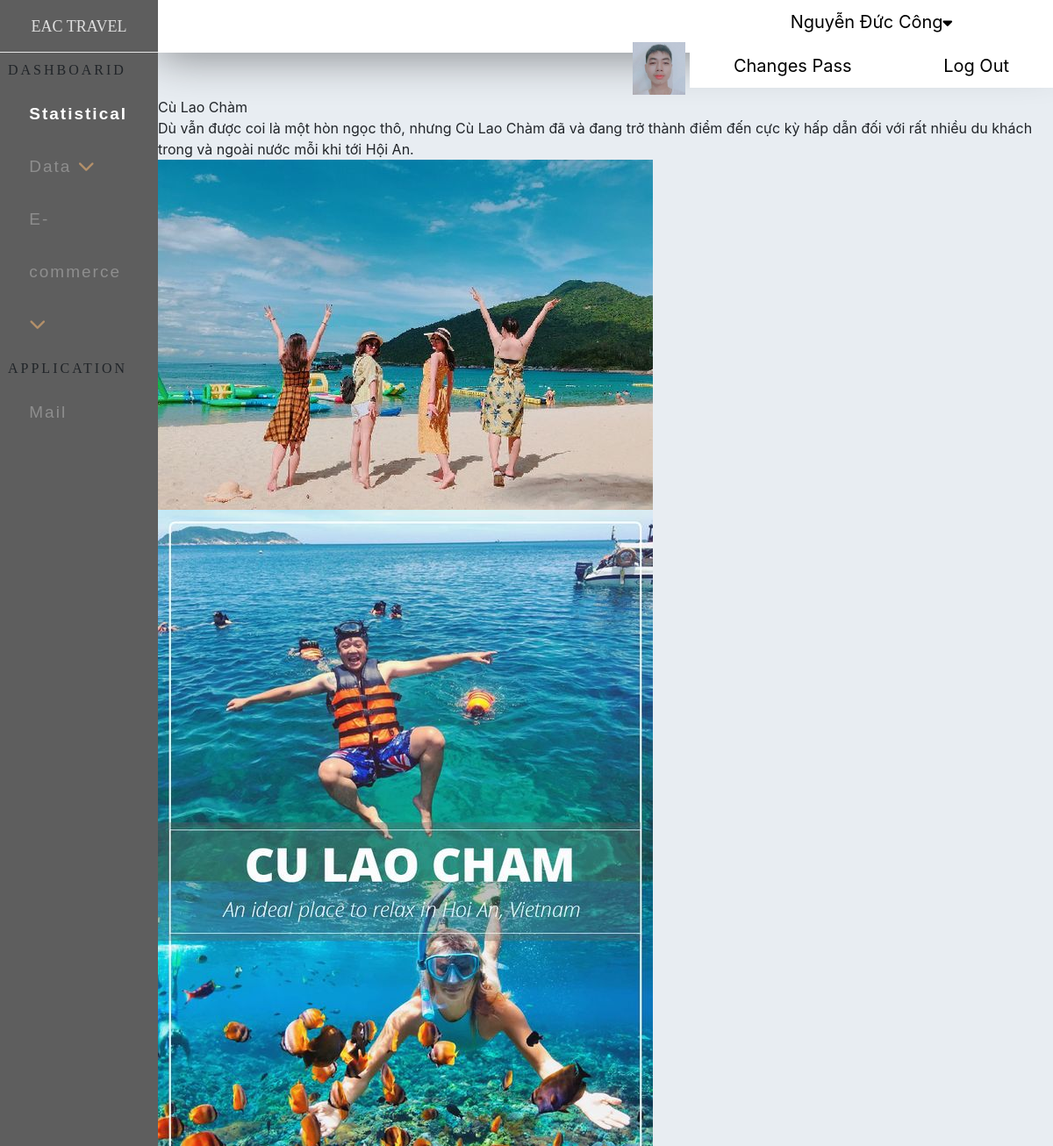
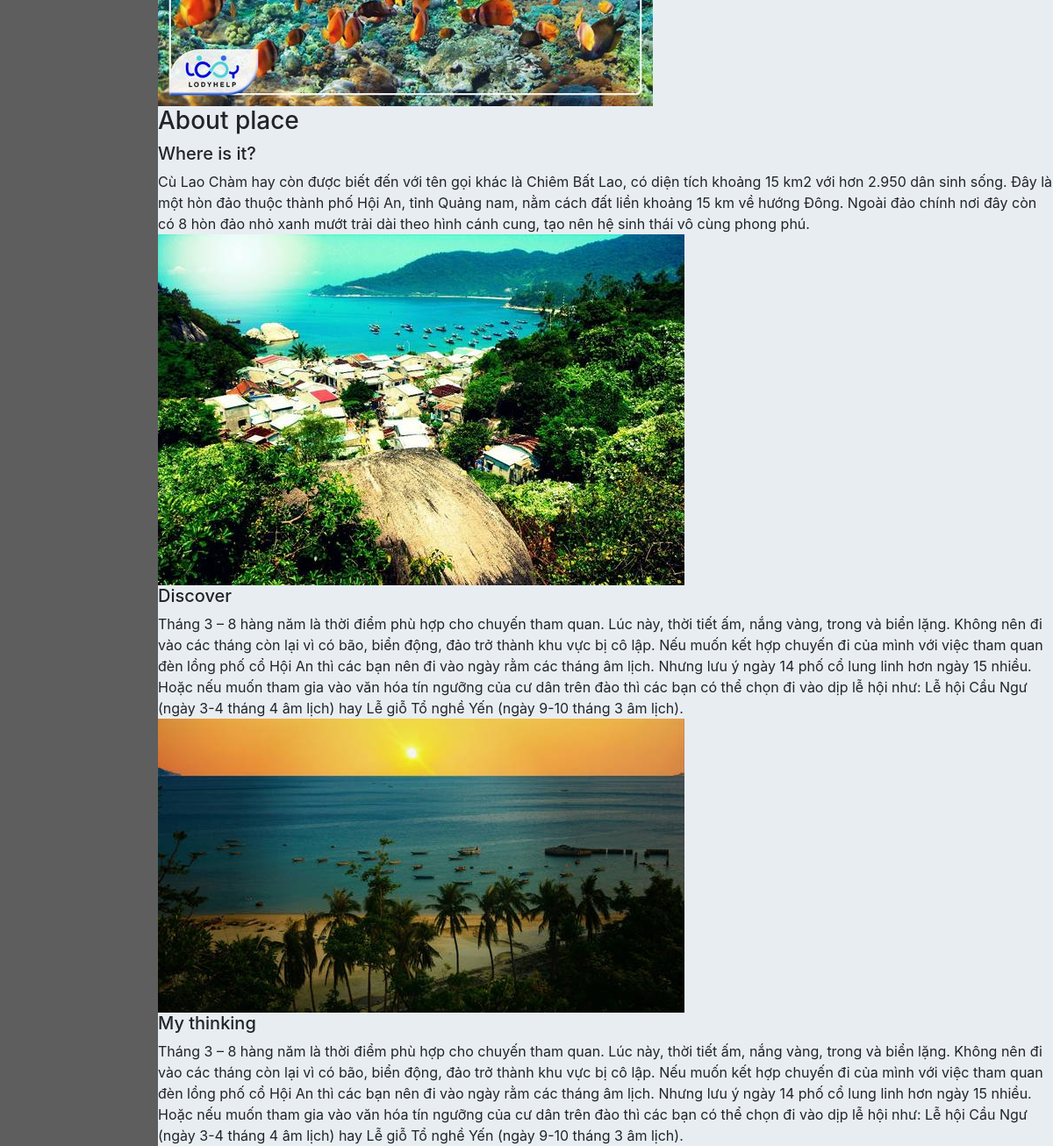
/admin/index.php?ctrl=noidung&id=2 (signed in), run on the app's committed database (2 pictures, top to bottom).
### tables this page shows
CREATE TABLE `noidungbocuc` (
  `id_noidung` int(11) NOT NULL,
  `noidung` varchar(5000) NOT NULL,
  `noidung2` text DEFAULT NULL,
  `noidung3` text DEFAULT NULL,
  `img_noidung1` varchar(50) DEFAULT NULL,
  `img_noidung2` varchar(50) DEFAULT NULL,
  `img_right1` varchar(50) DEFAULT NULL,
  `img_right2` varchar(50) DEFAULT NULL,
  `ngaydang` date NOT NULL,
  `rating` int(11) NOT NULL DEFAULT 5,
  `id_dd` int(11) DEFAULT NULL
);

CREATE TABLE `diadiem` (
  `id_dd` int(11) NOT NULL,
  `name_dd` varchar(250) DEFAULT NULL,
  `rating_dd` int(11) NOT NULL DEFAULT 5,
  `id_kv` int(11) DEFAULT NULL,
  `img_dd` varchar(100) DEFAULT NULL
);

### admin/model/database.php (called while the page is built, shortened)
<?php
   function getConnection(){
        $host='localhost';
        $dbname='eac';
        $userName='root';
        $passWord='';
            $DBH = new PDO('mysql:host='.$host.';dbname='.$dbname,$userName,$passWord);
            return $DBH;
    }
    function query($sql){
        $connect = getConnection();
        $result = $connect -> query($sql);
        return  $result;
    }
?>

### admin/model/login.php (called while the page is built)
<?php
            include_once('database.php');
            function getad($mail){
                $sql="SELECT * FROM admin WHERE email = '$mail'";
                return query($sql);
            }
?>

### admin/model/home.php (called while the page is built, shortened)
<?php
        include_once('database.php');
        function getAllTopFeautureById($id){
          $sql="SELECT * FROM noidungbocuc INNER JOIN diadiem on diadiem.id_dd=noidungbocuc.id_dd WHERE diadiem.id_dd='$id'";
          return query($sql);
      }
?>

### admin/view/noidung/index.php (the view, shortened to what this page needs)
<div class="roww">
            <div class="boxcenter_content">
                <div class="bg_article">
                        <?php
                            foreach($topFeautureById as $tr){
                                echo'
                            <div class="box_content_article">
                                <div class="title_content">
                                    '.$tr['name_dd'].'
                                </div>
                                <div class="border_box">
                                    <div class="box_text_content0">
                                            <div class="box_text0">
                                                '.$tr['noidung'].'
                                            </div>
                                    </div>
                                </div>
                            </div>
                        <div class="box_img_article">
                            <div class="single-item">
                                    <div class="box_img_slick">
                                        <img src="../site/img/'.$tr['img_right1'].'" alt="">
                                    </div>
                                    <div class="box_img_slick">
                                        <img src="../site/img/'.$tr['img_right2'].'" alt="">
                                    </div>
                            </div>
                        </div>
                        <div class="main_content">
                            <h3>About place</h3>
                        <h5>Where is it?</h5>
                            <div class="box_text_content2">
                                    '.$tr['noidung2'].'
                            </div>
                            <div class="big_box_img_content">
                                <div class="box_img_content">
                                    <img src="../site/img/'.$tr['img_noidung1'].'" alt="">
                                </div>
                            </div>
                            <h5>Discover</h5>
                            <div class="box_text_content3">
                                '.$tr['noidung3'].'
                            </div>
                            <div class="big_box_img_content">
                                <div class="box_img_content">
                                    <img src="../site/img/'.$tr['img_noidung2'].'" alt="">
                                </div>
                            </div>
                        <h5>My thinking</h5>
                            <div class="box_text_content3">
                                '.$tr['noidung3'].'
                            </div>
                        </div>
                                ';
                            }
                        ?>
                </div>
            </div>
        </div>

### admin/index.php (shortened to what this page needs)
<!DOCTYPE html>
<html lang="en">
<head>
    <link rel="stylesheet" href="css/index.css">
    <link rel="stylesheet" href="css/statistical.css">
    <link rel="stylesheet" href="css/tour.css">
    <link rel="stylesheet" href="css/place.css">
    <link rel="stylesheet" href="css/add.css">
    <link rel="stylesheet" href="css/tip.css">
    <link rel="stylesheet" href="https://use.fontawesome.com/releases/v5.6.3/css/all.css">
<link rel="stylesheet" href="https://cdnjs.cloudflare.com/ajax/libs/font-awesome/4.7.0/css/font-awesome.min.css">
    <link rel="stylesheet" href="https://cdn.jsdelivr.net/npm/bootstrap@4.5.3/dist/css/bootstrap.min.css">
    <link rel="stylesheet" href="https://cdnjs.cloudflare.com/ajax/libs/bootstrap-sweetalert/1.0.1/sweetalert.min.css">
</head>
<body>
    <div class="full">
        <div class="ad_left">
                <div class="title_ad_left">
                    EAC TRAVEL
                </div>
                <div class="dashboarid">
                    <div class="title_db">
                        DASHBOARID
                    </div>
                    <div class="content_db">
                        <ul>
                            <li class="active"><a href="index.php" >Statistical</a></li>
                            <li>
                                <a href="#"  class="feat-btn">Data <i class="fas fa-chevron-down"></i></a>
                            </li>
                            <li>
                                <a href="#" class="serv-btn">E-commerce <i class="fas fa-chevron-down"></i></a>
                            </li>
                        </ul>
                    </div>
                </div>
            <div class="dashboarid">
                <div class="title_db">
                   APPLICATION
                </div>
                <div class="content_db">
                    <ul>
                        <li><a href="#" >Mail</a></li>
                    </ul>
                </div>
            </div>
        </div>
            <div class="ad_right">
                <div class="full">
                    <div class="top_ad_right">
                        <?php
                            include_once 'model/login.php';
                            $mail=$_SESSION['admin'];
                            $admin=getad($mail);
                            foreach ($admin as $ad) {
                                echo'
                                <div class="dropdown">
                                    <ul>
                                        <img src="../site/img/'.$ad['img_ad'].'"width="60px" alt="">
                                        <li><a href="#">'.$ad['name_ad'].'<i class="fa fa-caret-down" style="font-size:17px;color:black"></i></a>
                                            <ul>
                                                <li><a href="#">Changes Pass</a></li>
                                                <li><a href="logout.php">Log Out</a></li>
                                            </ul>
                                        </li>
                                    </ul>
                                </div>
                                ';
                            }
                        ?>
                    </div>
                </div>
            <?php
            $ctrl='home';
            if(isset($_GET['ctrl'])){
                $ctrl = $_GET['ctrl'];
            }
            include 'controller/'.$ctrl.'.php';
        ?>
            </div>
    </div>
</body>
</html>

### admin/css/index.css (style rules this page uses)
body { margin: 0; }
.full { width: 100%; float: left; }
.ad_left { position: fixed; top: 0; left: 0; bottom: 0; width: 15%; background-color:#5e5e5e; }
.title_ad_left { width: 100%; height: 60px; line-height: 60px; font-size: 1.5vw; text-align: center; color: #dfdfdf; border-bottom: 1px solid #e6e6e6; font-family: 'Playfair Display', serif; }
.dashboarid { width: 100%; min-height:300px ; }
.title_db { width: 95%; height: 10%; line-height: 40px; margin-left: 5%; font-family: 'Tinos', serif; letter-spacing: 3px; }
.content_db { width: 85%; min-height: 260px; margin-left: 10%; }
.content_db ul { height: 90%; list-style: none; padding: 0; margin: 0; }
.content_db ul li { line-height: 60px; }
.content_db ul li a { color:#8e8e8e; text-decoration: none; padding-left: 10%; font-size: 19px; display: block; width: 90%; transition:all 0.5s; font-family: 'Noto Sans JP', sans-serif; letter-spacing: 2px; }
* i { color: #b3906a; }
.content_db ul li.active a { color: white; font-weight: bold; }
.ad_right { width: 85%; min-height: 722px; float: right; background-color: #e8edf2; }
.top_ad_right { width: 100%; height: 60px; box-shadow:0 5px 50px rgba(0, 0, 0, 0.43); background-color: white; margin-bottom: 50px ; }
.dropdown { text-align: center; float: right; }
.dropdown ul { list-style: none; padding: 0; margin: 0; }
.dropdown ul li { background: white; position: relative; list-style: none; display: inline-block; }
.dropdown ul li a { display: block; padding: 0 50px; color: black; text-decoration: none; line-height: 50px; font-size: 20px; }

### admin/css/tip.css (style rules this page uses)
body { margin: 0; background-color: #CCC; }
a { color: white; font-size: 18pt; }

### data on the page
noidungbocuc: id_dd.name_dd "Cù Lao Chàm", noidung "Dù vẫn được coi là một hòn ngọc thô, nhưng Cù Lao Chàm đã và đang trở thành điểm đến cực kỳ hấp dẫn đối với rất nhiều du khách trong và ngoài nước mỗi khi tới Hội An.", img_right1 (picture), img_right2 (picture), noidung2 "Cù Lao Chàm hay còn được biết đến với tên gọi khác là Chiêm Bất Lao, có diện tích khoảng 15 km2 với hơn 2.950 dân sinh sống. Đây là một hòn đảo thuộc thành phố Hội An, tỉnh Quảng nam, nằm cách đất liền khoảng 15 km về hướng Đông. Ngoài đảo chính nơi đây còn có 8 hòn đảo nhỏ xanh mướt trải dài theo hình cánh cung, tạo nên hệ sinh thái vô cùng phong phú.", img_noidung1 (picture), noidung3 "Tháng 3 – 8 hàng năm là thời điểm phù hợp cho chuyến tham quan. Lúc này, thời tiết ấm, nắng vàng, trong và biển lặng. Không nên đi vào các tháng còn lại vì có bão, biển động, đảo trở thành khu vực bị cô lập. Nếu muốn kết hợp chuyến đi của mình với việc tham quan đèn lồng phố cổ Hội An thì các bạn nên đi vào ngày rằm các tháng âm lịch. Nhưng lưu ý ngày 14 phố cổ lung linh hơn ngày 15 nhiều. Hoặc nếu muốn tham gia vào văn hóa tín ngưỡng của cư dân trên đào thì các bạn có thể chọn đi vào dịp lễ hội như: Lễ hội Cầu Ngư (ngày 3-4 tháng 4 âm lịch) hay Lễ giỗ Tổ nghề Yến (ngày 9-10 tháng 3 âm lịch).", img_noidung2 (picture)

### other printed values
$ad['name_ad'] "Nguyễn Đức Công"
